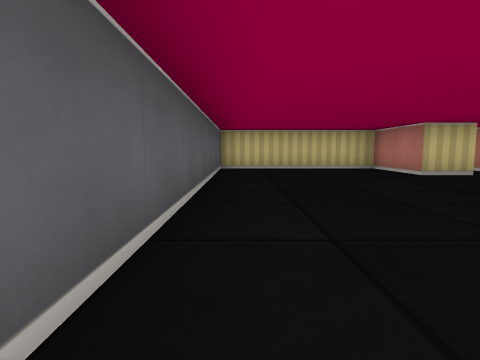
View 1 (above)

16 first-person views from a walk through a cub3D ray-caster map. The camera is about half as high as the walls, tilts 6° down and sees 80° across. The floor is counted in squares. Each view is taken from the middle of a square. On the plan, view 1 faces up. The plan holds only what a view shows up to about 9 squares ahead; the rest is blank.

View 2
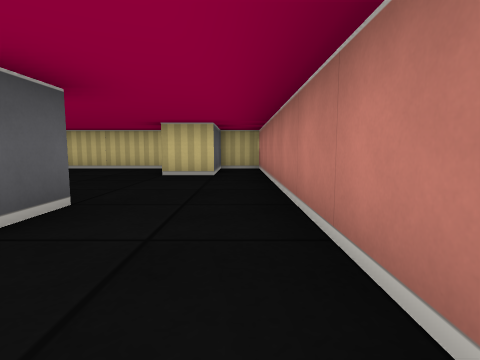

View 3
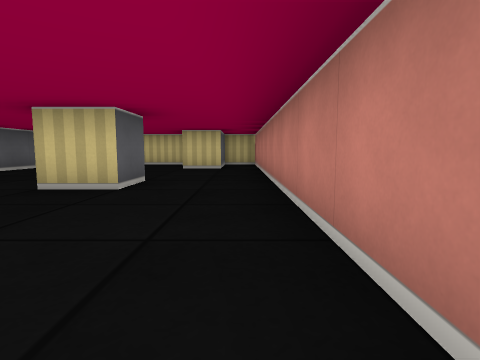

View 4
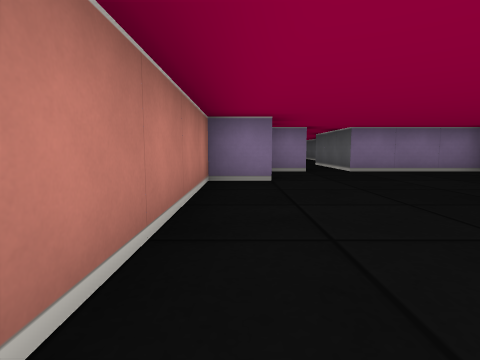

View 5
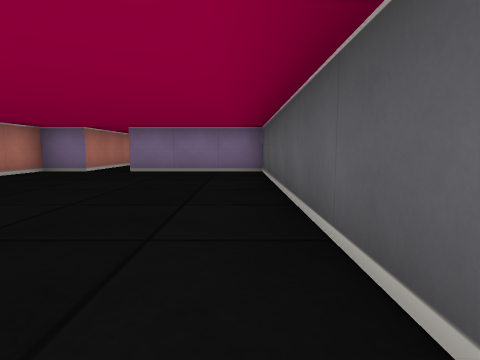

View 6
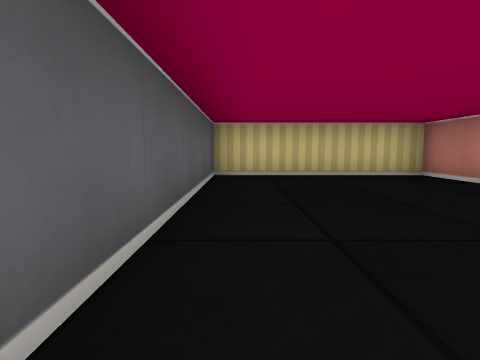

View 7
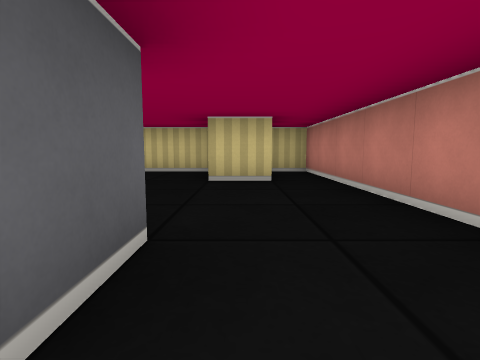

View 8
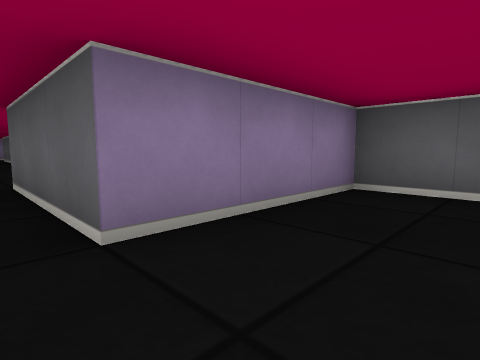

View 9
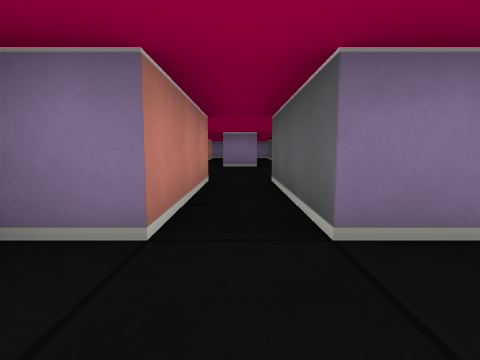

View 10
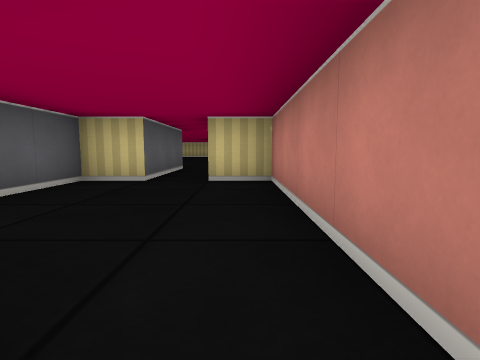

View 11
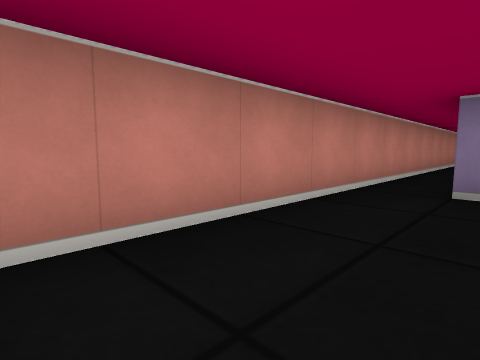

View 12
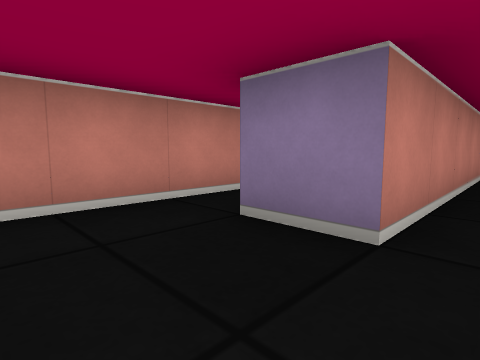

View 13
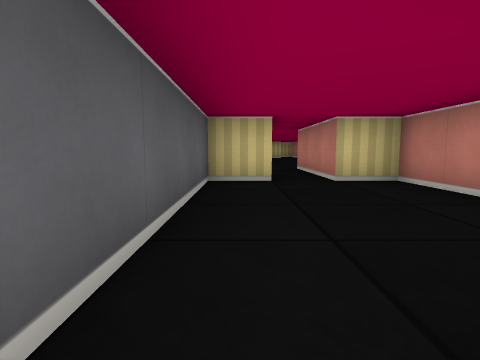

View 14
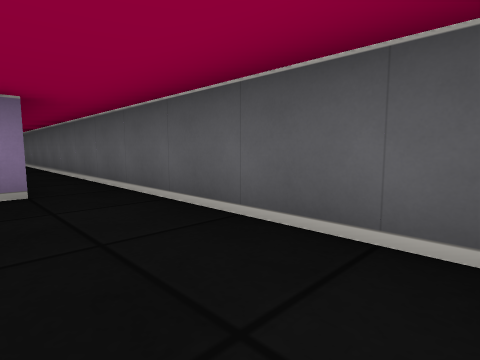

View 15
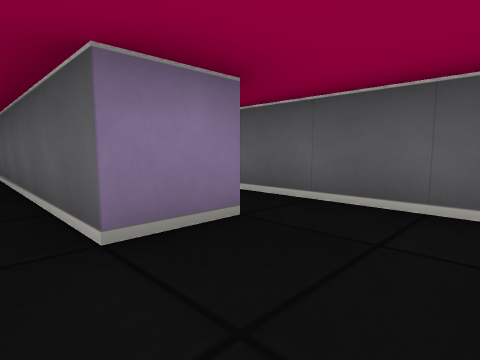

View 16
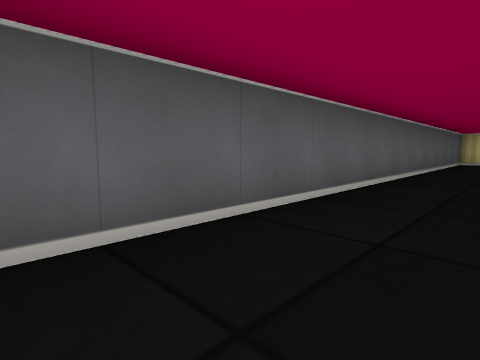

### Floor plan
Points are (right, up) in squares from view 1. A wall is a line through its corners. A room is listed if a view was taken in it or the views show most of it. See-through windows are left out.
Room 1 (views 1, 2, 3, 4, 5, 6, 7, 8, 9, 16)
walls: (3.5, 2.5) (3.5, 1.5) (2.5, 1.5); (4.5, -2.5) (5.5, -2.5) (5.5, 7.5) (4.5, 7.5) (4.5, 5.5) (3.5, 5.5) (3.5, 7.5) (-0.5, 7.5) (-0.5, -4.5) (2.5, -4.5) (2.5, -7.5); (3.5, -7.5) (3.5, -4.5) (4.5, -4.5) (4.5, -3.2)
ways out: opening at (3, -8) to room 2
Room 2 (views 10, 11, 12, 13, 14, 15)
walls: (2.5, -15.8) (2.5, -11.5) (3.5, -11.5) (3.5, -15.9); (2.5, -7.5) (1.5, -7.5) (1.5, -18.5); (4.5, -18.5) (4.5, -7.5) (3.5, -7.5)
ways out: opening at (3, -8) to room 1

Positions as (right, up) in squares from view 1, and headings:
1: (0, 0), facing up
2: (5, 0), facing up
3: (5, -2), facing up
4: (5, 2), facing down
5: (0, 2), facing down
6: (0, 2), facing up
7: (4, 1), facing up
8: (3, -3), facing down-left
9: (3, -3), facing down
10: (4, -12), facing up
11: (3, -8), facing down-right
12: (2, -10), facing down-right
13: (2, -12), facing up
14: (3, -8), facing down-left
15: (4, -10), facing down-left
16: (1, -4), facing up-left
